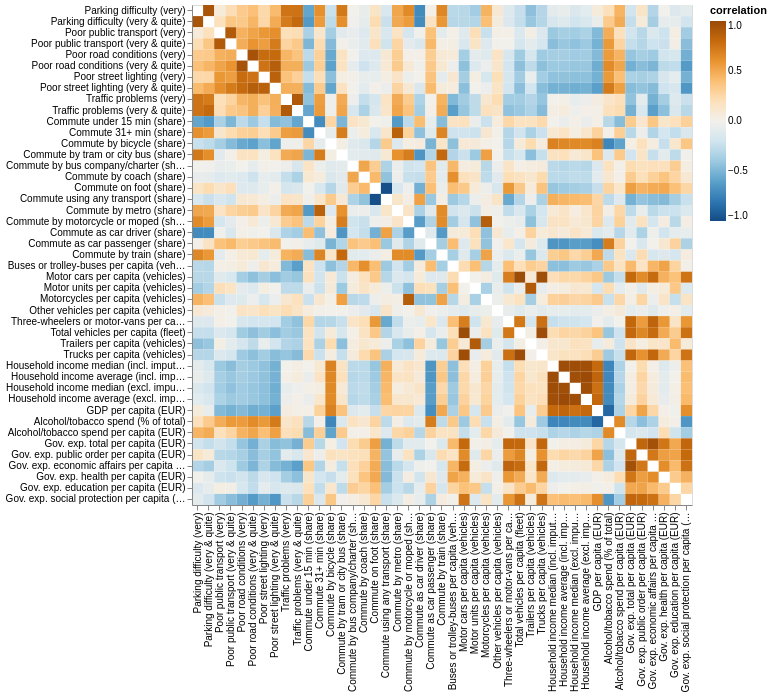

This figure's notebook cell:
### Markdown cell above
## Correlation heatmap (controls only, Altair)
Interactive heatmap of pairwise correlations among controls; hover for values. Self-correlations are omitted.

### Code cell
# Correlation heatmaps with and without "(very & quite)" variables
controls_initial = base_control_cols
controls_pruned = control_cols

# Use full dataset for initial (full controls) and pruned dataset for pruned view
corr_before = italy_clean_full[controls_initial].corr()
corr_after = italy_clean[controls_pruned].corr()

def corr_to_long(corr_df, label):
    return (
        corr_df.reset_index()
        .melt(id_vars='index', var_name='variable', value_name='correlation')
        .query('index != variable')
        .assign(view=label)
    )

corr_before_long = corr_to_long(corr_before, 'Initial')
corr_after_long = corr_to_long(corr_after, 'After Variable Pruning')

corr_compare = pd.concat([corr_before_long, corr_after_long], ignore_index=True)

view_param = alt.param(
    name='view_select',
    value='Initial',
    bind=alt.binding_select(options=['Initial', 'After Variable Pruning'], name='Heatmap view: ')
)

heatmap_compare = (
    alt.Chart(corr_compare)
    .add_params(view_param)
    .transform_filter(alt.datum.view == view_param)
    .mark_rect()
    .encode(
        x=alt.X('variable:O', sort=list(corr_before.columns), title=''),
        y=alt.Y('index:O', sort=list(corr_before.index), title=''),
        color=alt.Color('correlation:Q', scale=alt.Scale(scheme='blueorange', domain=[-1, 1])),
        tooltip=['index', 'variable', alt.Tooltip('correlation:Q', format='.3f'), 'view']
    )
    .properties(width=500, height=500)
)

heatmap_compare

### Figure 1 — Vega-Lite specification as saved in the notebook (floating-point values rounded to 4 significant figures; data arrays with more than 128 entries replaced by an {"elided": "..."} marker saying what was removed)
{"config": {"view": {"continuousWidth": 300, "continuousHeight": 300}}, "data": {"name": "data-0d329a26f3e9a5df5b7172e454bcc0ff"}, "mark": {"type": "rect"}, "encoding": {"color": {"field": "correlation", "scale": {"domain": [-1, 1], "scheme": "blueorange"}, "type": "quantitative"}, "tooltip": [{"field": "index", "type": "nominal"}, {"field": "variable", "type": "nominal"}, {"field": "correlation", "format": ".3f", "type": "quantitative"}, {"field": "view", "type": "nominal"}], "x": {"field": "variable", "sort": ["Parking difficulty (very)", "Parking difficulty (very & quite)", "Poor public transport (very)", "Poor public transport (very & quite)", "Poor road conditions (very)", "Poor road conditions (very & quite)", "Poor street lighting (very)", "Poor street lighting (very & quite)", "Traffic problems (very)", "Traffic problems (very & quite)", "Commute under 15 min (share)", "Commute 31+ min (share)", "Commute by bicycle (share)", "Commute by tram or city bus (share)", "Commute by bus company/charter (share)", "Commute by coach (share)", "Commute on foot (share)", "Commute using any transport (share)", "Commute by metro (share)", "Commute by motorcycle or moped (share)", "Commute as car driver (share)", "Commute as car passenger (share)", "Commute by train (share)", "Buses or trolley-buses per capita (vehicles)", "Motor cars per capita (vehicles)", "Motor units per capita (vehicles)", "Motorcycles per capita (vehicles)", "Other vehicles per capita (vehicles)", "Three-wheelers or motor-vans per capita (vehicles)", "Total vehicles per capita (fleet)", "Trailers per capita (vehicles)", "Trucks per capita (vehicles)", "Household income median (incl. imputed rent)", "Household income average (incl. imputed rent)", "Household income median (excl. imputed rent)", "Household income average (excl. imputed rent)", "GDP per capita (EUR)", "Alcohol/tobacco spend (% of total)", "Alcohol/tobacco spend per capita (EUR)", "Gov. exp. total per capita (EUR)", "Gov. exp. public order per capita (EUR)", "Gov. exp. economic affairs per capita (EUR)", "Gov. exp. health per capita (EUR)", "Gov. exp. education per capita (EUR)", "Gov. exp. social protection per capita (EUR)"], "title": "", "type": "ordinal"}, "y": {"field": "index", "sort": ["Parking difficulty (very)", "Parking difficulty (very & quite)", "Poor public transport (very)", "Poor public transport (very & quite)", "Poor road conditions (very)", "Poor road conditions (very & quite)", "Poor street lighting (very)", "Poor street lighting (very & quite)", "Traffic problems (very)", "Traffic problems (very & quite)", "Commute under 15 min (share)", "Commute 31+ min (share)", "Commute by bicycle (share)", "Commute by tram or city bus (share)", "Commute by bus company/charter (share)", "Commute by coach (share)", "Commute on foot (share)", "Commute using any transport (share)", "Commute by metro (share)", "Commute by motorcycle or moped (share)", "Commute as car driver (share)", "Commute as car passenger (share)", "Commute by train (share)", "Buses or trolley-buses per capita (vehicles)", "Motor cars per capita (vehicles)", "Motor units per capita (vehicles)", "Motorcycles per capita (vehicles)", "Other vehicles per capita (vehicles)", "Three-wheelers or motor-vans per capita (vehicles)", "Total vehicles per capita (fleet)", "Trailers per capita (vehicles)", "Trucks per capita (vehicles)", "Household income median (incl. imputed rent)", "Household income average (incl. imputed rent)", "Household income median (excl. imputed rent)", "Household income average (excl. imputed rent)", "GDP per capita (EUR)", "Alcohol/tobacco spend (% of total)", "Alcohol/tobacco spend per capita (EUR)", "Gov. exp. total per capita (EUR)", "Gov. exp. public order per capita (EUR)", "Gov. exp. economic affairs per capita (EUR)", "Gov. exp. health per capita (EUR)", "Gov. exp. education per capita (EUR)", "Gov. exp. social protection per capita (EUR)"], "title": "", "type": "ordinal"}}, "height": 500, "params": [{"name": "view_select", "bind": {"input": "select", "options": ["Initial", "After Variable Pruning"], "name": "Heatmap view: "}, "value": "Initial"}], "transform": [{"filter": "(datum.view === view_select)"}], "width": 500, "$schema": "https://vega.github.io/schema/vega-lite/v5.20.1.json", "datasets": {"data-0d329a26f3e9a5df5b7172e454bcc0ff": {"elided": "2972 records"}}}
